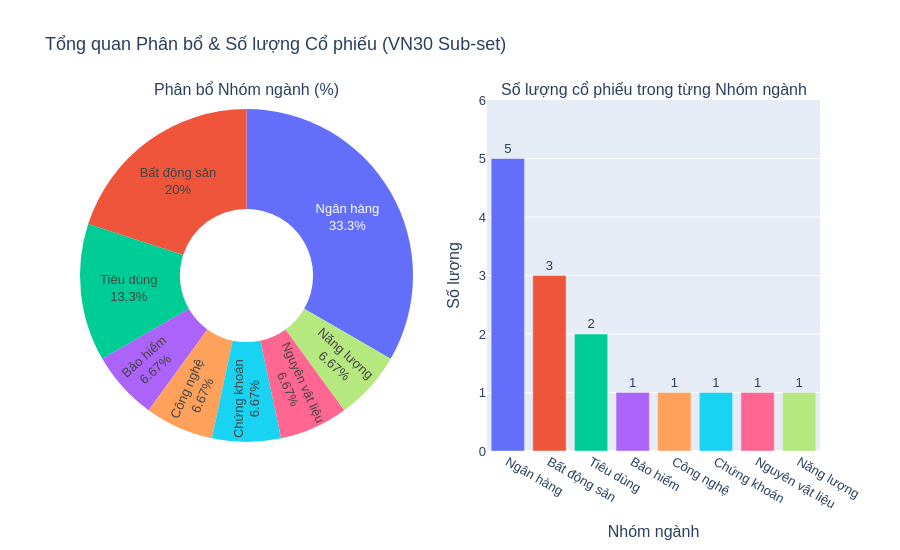

Here is the notebook cell this chart was saved with:
### Code cell
import plotly.graph_objects as go
from plotly.subplots import make_subplots
import plotly.express as px

# Tính toán phân bổ nhóm ngành
sector_counts = df['Sector'].value_counts().reset_index()
sector_counts.columns = ['Sector', 'Count']
sector_counts['Percentage'] = (sector_counts['Count'] / sector_counts['Count'].sum() * 100).round(1)

# Lấy danh sách mã tương ứng với từng nhóm ngành
sector_counts['Tickers'] = sector_counts['Sector'].apply(
    lambda x: ", ".join(df[df['Sector'] == x]['Ticker'].tolist())
)

# Sắp xếp cho biểu đồ cột
bar_data = sector_counts.sort_values('Count', ascending=False)

# Tạo khung chứa 2 biểu đồ (1 hàng, 2 cột)
fig = make_subplots(
    rows=1, cols=2,
    specs=[[{"type": "domain"}, {"type": "xy"}]],
    subplot_titles=("Phân bổ Nhóm ngành (%)", "Số lượng cổ phiếu trong từng Nhóm ngành"),
    horizontal_spacing=0.1
)

# 1. Biểu đồ Donut Chart (Nằm bên trái)
fig.add_trace(
    go.Pie(
        labels=sector_counts['Sector'],
        values=sector_counts['Count'],
        hole=0.4,
        customdata=sector_counts[['Tickers', 'Percentage']],
        textinfo='percent+label',
        textposition='inside',
        hovertemplate="<b>%{label}</b><br>Số lượng: %{value} mã (%{customdata[1]}%)<br>Các mã: %{customdata[0]}<extra></extra>"
    ),
    row=1, col=1
)

# 2. Biểu đồ Bar Chart dọc (Nằm bên phải)
fig.add_trace(
    go.Bar(
        x=bar_data['Sector'],
        y=bar_data['Count'],
        text=bar_data['Count'],
        textposition='outside',
        customdata=bar_data[['Tickers']],
        hovertemplate="<b>%{x}</b><br>Số lượng: %{y} mã<br>Các mã: %{customdata[0]}<extra></extra>",
        marker_color=px.colors.qualitative.Plotly[:len(bar_data)]
    ),
    row=1, col=2
)

# Cấu hình layout chung
fig.update_layout(
    title_text="Tổng quan Phân bổ & Số lượng Cổ phiếu (VN30 Sub-set)",
    height=550,
    showlegend=False, 
    font=dict(size=13, family="Arial")
)

# Tăng không gian trục Y một chút để số không bị cắt
fig.update_yaxes(title_text="Số lượng", row=1, col=2, range=[0, bar_data['Count'].max() * 1.2])
fig.update_xaxes(title_text="Nhóm ngành", row=1, col=2)

# Hiển thị biểu đồ
fig.show()

### Figure 1 — Plotly figure (JSON) as saved in the notebook; plotly's stock layout.template omitted (floating-point values rounded to 4 significant figures)
{"data": [{"customdata": [["ACB, CTG, MBB, STB, VCB", 33.3], ["KDH, PDR, VIC", 20], ["MSN, VNM", 13.3], ["BVH", 6.7], ["FPT", 6.7], ["SSI", 6.7], ["HPG", 6.7], ["GAS", 6.7]], "domain": {"x": [0, 0.45], "y": [0, 1]}, "hole": 0.4, "hovertemplate": "<b>%{label}</b><br>Số lượng: %{value} mã (%{customdata[1]}%)<br>Các mã: %{customdata[0]}<extra></extra>", "labels": ["Ngân hàng", "Bất động sản", "Tiêu dùng", "Bảo hiểm", "Công nghệ", "Chứng khoán", "Nguyên vật liệu", "Năng lượng"], "textinfo": "percent+label", "textposition": "inside", "type": "pie", "values": [5, 3, 2, 1, 1, 1, 1, 1]}, {"customdata": [["ACB, CTG, MBB, STB, VCB"], ["KDH, PDR, VIC"], ["MSN, VNM"], ["BVH"], ["FPT"], ["SSI"], ["HPG"], ["GAS"]], "hovertemplate": "<b>%{x}</b><br>Số lượng: %{y} mã<br>Các mã: %{customdata[0]}<extra></extra>", "marker": {"color": ["#636EFA", "#EF553B", "#00CC96", "#AB63FA", "#FFA15A", "#19D3F3", "#FF6692", "#B6E880"]}, "text": [5.0, 3.0, 2.0, 1.0, 1.0, 1.0, 1.0, 1.0], "textposition": "outside", "type": "bar", "x": ["Ngân hàng", "Bất động sản", "Tiêu dùng", "Bảo hiểm", "Công nghệ", "Chứng khoán", "Nguyên vật liệu", "Năng lượng"], "xaxis": "x", "y": [5, 3, 2, 1, 1, 1, 1, 1], "yaxis": "y"}], "layout": {"annotations": [{"font": {"size": 16}, "showarrow": false, "text": "Phân bổ Nhóm ngành (%)", "x": 0.225, "xanchor": "center", "xref": "paper", "y": 1, "yanchor": "bottom", "yref": "paper"}, {"font": {"size": 16}, "showarrow": false, "text": "Số lượng cổ phiếu trong từng Nhóm ngành", "x": 0.775, "xanchor": "center", "xref": "paper", "y": 1, "yanchor": "bottom", "yref": "paper"}], "font": {"family": "Arial", "size": 13}, "height": 550, "showlegend": false, "title": {"text": "Tổng quan Phân bổ & Số lượng Cổ phiếu (VN30 Sub-set)"}, "xaxis": {"anchor": "y", "domain": [0.55, 1], "title": {"text": "Nhóm ngành"}}, "yaxis": {"anchor": "x", "domain": [0, 1], "range": [0, 6], "title": {"text": "Số lượng"}}}}
